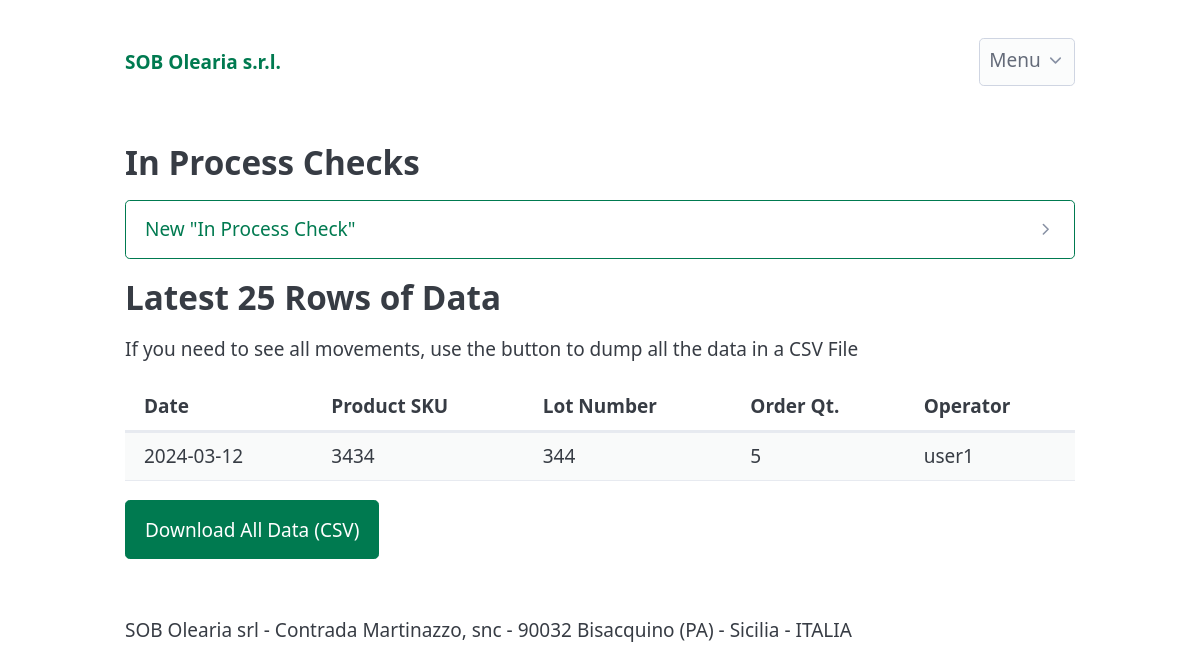
The page /inprocess (signed in) on the database as committed earlier.
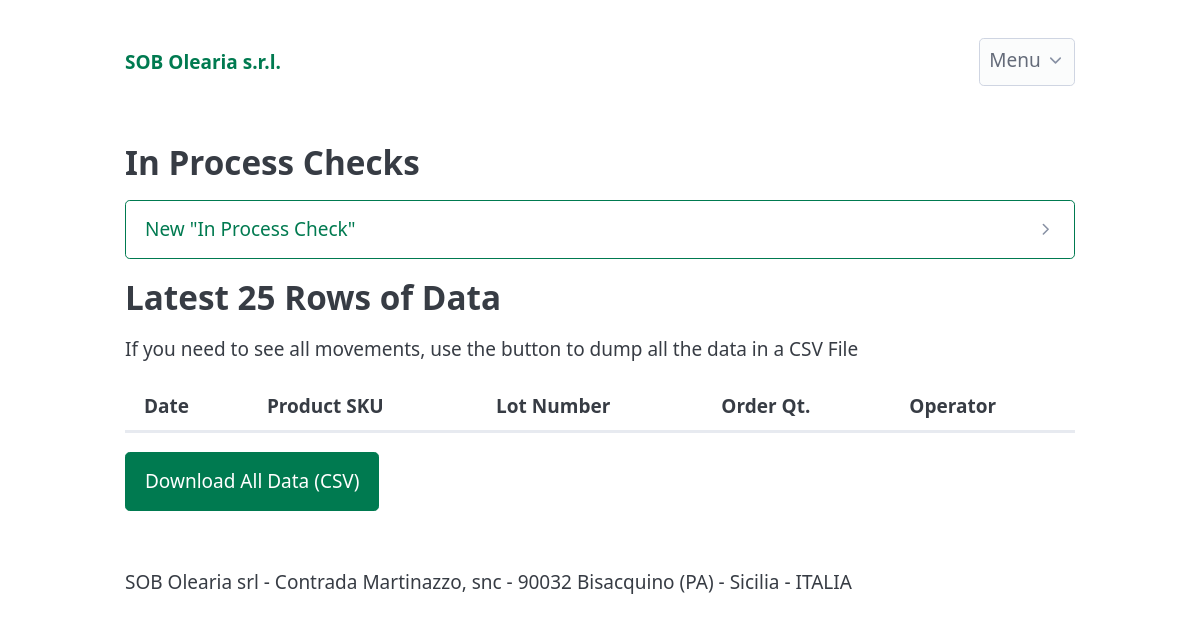
The same page on the database as committed later.
### app/models.py (models this page shows, shortened)
class ProductionRecord(db.Model):
    __tablename__ = 'production_records'
    id = db.Column(db.Integer, primary_key=True, autoincrement=True)
    process_date = db.Column(db.Date, nullable=False, default=datetime.utcnow)
    product_lot_number = db.Column(db.Text, nullable=False)
    best_before_date = db.Column(db.Date, nullable=False)
    product_sku = db.Column(db.Text, nullable=False)
    filter_integrity_check = db.Column(db.Text, nullable=False)
    sanification_check = db.Column(db.Text, nullable=False)
    general_packaging_control = db.Column(db.Boolean)
    bottle_integrity_control = db.Column(db.Boolean)
    visual_olfatory_control = db.Column(db.Boolean)
    graphics_control = db.Column(db.Boolean)
    lot_number_check = db.Column(db.Text, nullable=False)
    start_pressure_time = db.Column(db.Time, nullable=False)
    start_pressure_value = db.Column(db.Float, nullable=False)
    first_pressure_time = db.Column(db.Time, nullable=False)
    first_pressure_value = db.Column(db.Float, nullable=False)
    second_pressure_time = db.Column(db.Time, nullable=False)
    second_pressure_value = db.Column(db.Float, nullable=False)
    final_pressure_time = db.Column(db.Time, nullable=False)
    final_pressure_value = db.Column(db.Float, nullable=False)
    label_compliance = db.Column(db.Text, nullable=False)
    start_filling_cap_compliance = db.Column(db.Text, nullable=False)
    final_filling_cap_compliance = db.Column(db.Text, nullable=False)
    bottle_breakage = db.Column(db.Text, nullable=False)
    bottle_breakage_qty = db.Column(db.Integer)
    units_produced_qty = db.Column(db.Integer, nullable=False)
    user_id = db.Column(db.Integer, db.ForeignKey('users.id'), nullable=False)
    user = db.relationship('User', back_populates='production_records', lazy=True)

class User(db.Model,UserMixin):
    __tablename__ = 'users'
    id = db.Column(db.Integer, primary_key=True, autoincrement=True)
    username = db.Column(db.String(64), index=True, unique=True)
    email = db.Column(db.String(120), index=True, unique=True)
    password_hash = db.Column(db.String(255),nullable=False, )
    created_on = db.Column(db.DateTime, nullable=False, default=datetime.utcnow)
    is_admin = db.Column(db.Boolean, nullable=False, default=False)
    production_records = db.relationship('ProductionRecord', back_populates='user', lazy=True)
    reception_records = db.relationship('ReceptionRecord', back_populates='user', lazy=True)
    fulfillment_records = db.relationship('FulfillmentRecord', back_populates='user', lazy=True)

### app/inprocess/routes.py (the view, shortened to what this page needs)
@inprocess_bp.route("/inprocess", methods=("GET", "POST"))
@login_required
def inprocess():
    records = ProductionRecord.query.all()
    return render_template("inprocess.html", records=records)

### app/templates/inprocess.html (shortened to what this page needs)
{% extends 'base.html' %}
{% block content %}
<section>
    <h2>In Process Checks</h2>
    <details>
        <summary role="button" class="outline">New "In Process Check"</summary>
    </details>
</section>
<h2>Latest 25 Rows of Data</h2>
<p>If you need to see all movements, use the button to dump all the data in a CSV File</p>
<section>
    <div class="overflow-auto">
        <table class="sortable striped">
            <thead>
                <tr>
                    <th>Date</th>
                    <th>Product SKU</th>
                    <th>Lot Number</th>
                    <th>Order Qt.</th>
                    <th>Operator</th>
                </tr>
            </thead>
            <tbody>
                {% for record in records %}
                <tr>
                    <td>{{record.process_date}}</td>
                    <td>{{record.product_sku}}</td>
                    <td>{{record.product_lot_number}}</td>
                    <td>{{record.units_produced_qty}}</td>
                    <td>{{record.user.username}}</td>
                </tr>
                {% endfor %}
            </tbody>
        </table>
    </div>
    <div>
        <a href="{{ url_for('inprocess_bp.export_production_csv') }}" role="button">Download All Data (CSV)</a>
    </div>
</section>
{% endblock content %}

### app/templates/base.html (shortened to what this page needs)
<!doctype html>
<html lang="en">
<head>
    <link rel="stylesheet" href="{{ url_for('static', filename='css/pico.jade.css') }}">
</head>
<body>
    <header class="container">
        <nav>
            <ul>
                <li><a href="{{ url_for('auth_bp.login') }}"><strong>SOB Olearia s.r.l.</strong></a></li>
            </ul>
            {% include( "includes/_navigation.html" ) %}
        </nav>
    </header>
    <main class="container">
        {% block content %}{% endblock content %}
    </main>
    <footer class="container">
        {% block footer %}
        <p>SOB Olearia srl - Contrada Martinazzo, snc - 90032 Bisacquino (PA) - Sicilia - ITALIA</p>
        {% endblock footer %}
    </footer>
</body>
</html>

### app/templates/includes/_navigation.html (shortened to what this page needs)
<ul>
    {% if not current_user.is_authenticated %}
    <li><a href="{{ url_for('auth_bp.login') }}" class="secondary">Login</a></li>
    {% else %}
    <li>
        <details class="dropdown">
            <summary>
                Menu
            </summary>
        </details>
    </li>
    {% endif %}
</ul>

Rows that differ between the two databases and show on the page:
removed ProductionRecord: process_date "2024-03-12", product_sku "3434", product_lot_number "344", units_produced_qty "5", user.username "user1"
